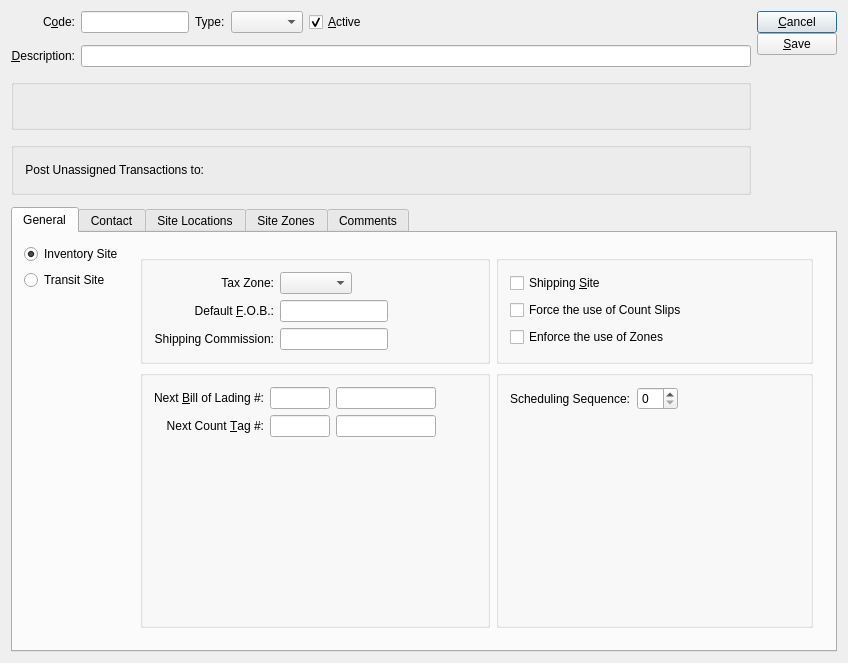
<?xml version="1.0" encoding="UTF-8"?>
<ui version="4.0">
 <comment>This file is part of the xTuple ERP: PostBooks Edition, a free and
open source Enterprise Resource Planning software suite,
Copyright (c) 1999-2011 by OpenMFG LLC, d/b/a xTuple.
It is licensed to you under the Common Public Attribution License
version 1.0, the full text of which (including xTuple-specific Exhibits)
is available at www.xtuple.com/CPAL.  By using this software, you agree
to be bound by its terms.</comment>
 <class>warehouse</class>
 <widget class="QDialog" name="warehouse">
  <property name="geometry">
   <rect>
    <x>0</x>
    <y>0</y>
    <width>848</width>
    <height>663</height>
   </rect>
  </property>
  <property name="windowTitle">
   <string>Site</string>
  </property>
  <layout class="QGridLayout" name="gridLayout_9">
   <item row="0" column="0">
    <layout class="QGridLayout" name="gridLayout_3">
     <property name="verticalSpacing">
      <number>12</number>
     </property>
     <item row="0" column="0">
      <widget class="QLabel" name="_codeLit">
       <property name="text">
        <string>C&amp;ode:</string>
       </property>
       <property name="alignment">
        <set>Qt::AlignRight|Qt::AlignTrailing|Qt::AlignVCenter</set>
       </property>
       <property name="buddy">
        <cstring>_code</cstring>
       </property>
      </widget>
     </item>
     <item row="0" column="1">
      <widget class="XLineEdit" name="_code">
       <property name="sizePolicy">
        <sizepolicy hsizetype="Preferred" vsizetype="Fixed">
         <horstretch>0</horstretch>
         <verstretch>0</verstretch>
        </sizepolicy>
       </property>
      </widget>
     </item>
     <item row="0" column="2">
      <widget class="QLabel" name="_sitetypeLit">
       <property name="text">
        <string>Type:</string>
       </property>
       <property name="buddy">
        <cstring>_sitetype</cstring>
       </property>
      </widget>
     </item>
     <item row="0" column="3">
      <widget class="XComboBox" name="_sitetype">
       <property name="allowNull">
        <bool>false</bool>
       </property>
       <property name="type">
        <enum>XComboBox::SiteTypes</enum>
       </property>
      </widget>
     </item>
     <item row="0" column="4">
      <widget class="QCheckBox" name="_active">
       <property name="text">
        <string>&amp;Active</string>
       </property>
       <property name="checked">
        <bool>true</bool>
       </property>
      </widget>
     </item>
     <item row="0" column="5">
      <spacer>
       <property name="orientation">
        <enum>Qt::Horizontal</enum>
       </property>
       <property name="sizeType">
        <enum>QSizePolicy::Expanding</enum>
       </property>
       <property name="sizeHint" stdset="0">
        <size>
         <width>78</width>
         <height>19</height>
        </size>
       </property>
      </spacer>
     </item>
     <item row="0" column="6" rowspan="4">
      <layout class="QVBoxLayout">
       <property name="spacing">
        <number>0</number>
       </property>
       <item>
        <layout class="QVBoxLayout">
         <property name="spacing">
          <number>0</number>
         </property>
         <item>
          <widget class="QPushButton" name="_close">
           <property name="enabled">
            <bool>true</bool>
           </property>
           <property name="text">
            <string>&amp;Cancel</string>
           </property>
          </widget>
         </item>
         <item>
          <widget class="QPushButton" name="_save">
           <property name="text">
            <string>&amp;Save</string>
           </property>
           <property name="autoDefault">
            <bool>true</bool>
           </property>
           <property name="default">
            <bool>false</bool>
           </property>
          </widget>
         </item>
        </layout>
       </item>
       <item>
        <spacer>
         <property name="orientation">
          <enum>Qt::Vertical</enum>
         </property>
         <property name="sizeHint" stdset="0">
          <size>
           <width>20</width>
           <height>20</height>
          </size>
         </property>
        </spacer>
       </item>
      </layout>
     </item>
     <item row="1" column="0">
      <widget class="QLabel" name="_descriptionLit">
       <property name="text">
        <string>&amp;Description:</string>
       </property>
       <property name="alignment">
        <set>Qt::AlignRight|Qt::AlignTrailing|Qt::AlignVCenter</set>
       </property>
       <property name="buddy">
        <cstring>_description</cstring>
       </property>
      </widget>
     </item>
     <item row="1" column="1" colspan="5">
      <widget class="XLineEdit" name="_description"/>
     </item>
     <item row="2" column="0" colspan="6">
      <widget class="QGroupBox" name="_addressGroup">
       <property name="title">
        <string/>
       </property>
       <layout class="QGridLayout" name="gridLayout">
        <item row="0" column="0">
         <widget class="AddressCluster" name="_address"/>
        </item>
        <item row="0" column="1">
         <spacer name="horizontalSpacer_9">
          <property name="orientation">
           <enum>Qt::Horizontal</enum>
          </property>
          <property name="sizeHint" stdset="0">
           <size>
            <width>40</width>
            <height>20</height>
           </size>
          </property>
         </spacer>
        </item>
       </layout>
      </widget>
     </item>
     <item row="3" column="0" colspan="6">
      <widget class="QGroupBox" name="_accountGroup">
       <property name="title">
        <string/>
       </property>
       <layout class="QGridLayout" name="gridLayout_14">
        <item row="0" column="0">
         <widget class="QLabel" name="_accountLit">
          <property name="text">
           <string>Post Unassigned Transactions to:</string>
          </property>
          <property name="alignment">
           <set>Qt::AlignRight|Qt::AlignTrailing|Qt::AlignVCenter</set>
          </property>
          <property name="buddy">
           <cstring>_save</cstring>
          </property>
         </widget>
        </item>
        <item row="0" column="1">
         <widget class="GLCluster" name="_account"/>
        </item>
        <item row="0" column="2">
         <spacer name="horizontalSpacer_5">
          <property name="orientation">
           <enum>Qt::Horizontal</enum>
          </property>
          <property name="sizeHint" stdset="0">
           <size>
            <width>78</width>
            <height>22</height>
           </size>
          </property>
         </spacer>
        </item>
       </layout>
       <zorder>_accountLit</zorder>
       <zorder>_account</zorder>
       <zorder>horizontalSpacer_5</zorder>
      </widget>
     </item>
     <item row="4" column="0" colspan="7">
      <widget class="QTabWidget" name="_tab">
       <property name="currentIndex">
        <number>0</number>
       </property>
       <widget class="QWidget" name="_generalTab">
        <attribute name="title">
         <string>General</string>
        </attribute>
        <layout class="QGridLayout" name="gridLayout_11">
         <item row="0" column="1">
          <widget class="QStackedWidget" name="_whsTypeStack">
           <property name="currentIndex">
            <number>0</number>
           </property>
           <widget class="QWidget" name="_standardWhsStack">
            <layout class="QGridLayout" name="gridLayout_15">
             <item row="0" column="0">
              <widget class="QGroupBox" name="_defaultGroup">
               <property name="title">
                <string/>
               </property>
               <layout class="QGridLayout" name="gridLayout_8">
                <item row="2" column="0">
                 <widget class="QLabel" name="_shipcommlit">
                  <property name="text">
                   <string>Shipping Commission:</string>
                  </property>
                  <property name="alignment">
                   <set>Qt::AlignRight|Qt::AlignTrailing|Qt::AlignVCenter</set>
                  </property>
                 </widget>
                </item>
                <item row="0" column="0">
                 <widget class="QLabel" name="_taxzoneLit">
                  <property name="text">
                   <string>Tax Zone:</string>
                  </property>
                  <property name="alignment">
                   <set>Qt::AlignRight|Qt::AlignTrailing|Qt::AlignVCenter</set>
                  </property>
                 </widget>
                </item>
                <item row="0" column="1">
                 <layout class="QHBoxLayout" name="horizontalLayout_2">
                  <item>
                   <widget class="XComboBox" name="_taxzone">
                    <property name="allowNull">
                     <bool>true</bool>
                    </property>
                    <property name="nullStr">
                     <string>None</string>
                    </property>
                    <property name="type">
                     <enum>XComboBox::TaxZones</enum>
                    </property>
                   </widget>
                  </item>
                  <item>
                   <spacer>
                    <property name="orientation">
                     <enum>Qt::Horizontal</enum>
                    </property>
                    <property name="sizeType">
                     <enum>QSizePolicy::MinimumExpanding</enum>
                    </property>
                    <property name="sizeHint" stdset="0">
                     <size>
                      <width>0</width>
                      <height>17</height>
                     </size>
                    </property>
                   </spacer>
                  </item>
                 </layout>
                </item>
                <item row="1" column="0">
                 <widget class="QLabel" name="_defaultFOBLit">
                  <property name="text">
                   <string>Default &amp;F.O.B.:</string>
                  </property>
                  <property name="alignment">
                   <set>Qt::AlignRight|Qt::AlignTrailing|Qt::AlignVCenter</set>
                  </property>
                  <property name="buddy">
                   <cstring>_defaultFOB</cstring>
                  </property>
                 </widget>
                </item>
                <item row="1" column="1">
                 <layout class="QHBoxLayout" name="horizontalLayout">
                  <item>
                   <widget class="XLineEdit" name="_defaultFOB"/>
                  </item>
                  <item>
                   <spacer name="horizontalSpacer_2">
                    <property name="orientation">
                     <enum>Qt::Horizontal</enum>
                    </property>
                    <property name="sizeHint" stdset="0">
                     <size>
                      <width>40</width>
                      <height>20</height>
                     </size>
                    </property>
                   </spacer>
                  </item>
                 </layout>
                </item>
                <item row="2" column="1">
                 <layout class="QHBoxLayout" name="horizontalLayout_3">
                  <item>
                   <widget class="XLineEdit" name="_shipcomm"/>
                  </item>
                  <item>
                   <spacer name="horizontalSpacer">
                    <property name="orientation">
                     <enum>Qt::Horizontal</enum>
                    </property>
                    <property name="sizeHint" stdset="0">
                     <size>
                      <width>40</width>
                      <height>20</height>
                     </size>
                    </property>
                   </spacer>
                  </item>
                 </layout>
                </item>
               </layout>
               <zorder>_shipcommlit</zorder>
               <zorder>_taxzoneLit</zorder>
               <zorder></zorder>
               <zorder>_defaultFOBLit</zorder>
               <zorder></zorder>
               <zorder></zorder>
              </widget>
             </item>
             <item row="0" column="1">
              <widget class="QGroupBox" name="_optionsGroup">
               <property name="title">
                <string/>
               </property>
               <layout class="QGridLayout" name="gridLayout_4">
                <item row="0" column="0">
                 <widget class="QCheckBox" name="_shipping">
                  <property name="text">
                   <string>Shipping &amp;Site</string>
                  </property>
                 </widget>
                </item>
                <item row="1" column="0">
                 <widget class="QCheckBox" name="_useSlips">
                  <property name="text">
                   <string>Force the use of Count Slips</string>
                  </property>
                 </widget>
                </item>
                <item row="2" column="0">
                 <widget class="QCheckBox" name="_useZones">
                  <property name="text">
                   <string>Enforce the use of Zones</string>
                  </property>
                 </widget>
                </item>
               </layout>
              </widget>
             </item>
             <item row="1" column="0">
              <widget class="QGroupBox" name="_numberGroup">
               <property name="title">
                <string/>
               </property>
               <layout class="QGridLayout" name="gridLayout_7">
                <item row="0" column="0">
                 <layout class="QVBoxLayout" name="verticalLayout">
                  <item>
                   <layout class="QGridLayout" name="gridLayout_5">
                    <item row="0" column="0">
                     <widget class="QLabel" name="_nextBOLNumber">
                      <property name="text">
                       <string>Next &amp;Bill of Lading #:</string>
                      </property>
                      <property name="alignment">
                       <set>Qt::AlignRight|Qt::AlignTrailing|Qt::AlignVCenter</set>
                      </property>
                      <property name="buddy">
                       <cstring>_bolPrefix</cstring>
                      </property>
                     </widget>
                    </item>
                    <item row="0" column="1">
                     <layout class="QHBoxLayout" name="horizontalLayout_8">
                      <item>
                       <widget class="XLineEdit" name="_bolPrefix">
                        <property name="sizePolicy">
                         <sizepolicy hsizetype="Fixed" vsizetype="Fixed">
                          <horstretch>0</horstretch>
                          <verstretch>0</verstretch>
                         </sizepolicy>
                        </property>
                        <property name="maximumSize">
                         <size>
                          <width>60</width>
                          <height>32767</height>
                         </size>
                        </property>
                       </widget>
                      </item>
                      <item>
                       <widget class="XLineEdit" name="_bolNumber">
                        <property name="enabled">
                         <bool>true</bool>
                        </property>
                        <property name="sizePolicy">
                         <sizepolicy hsizetype="Fixed" vsizetype="Fixed">
                          <horstretch>0</horstretch>
                          <verstretch>0</verstretch>
                         </sizepolicy>
                        </property>
                        <property name="maximumSize">
                         <size>
                          <width>100</width>
                          <height>32767</height>
                         </size>
                        </property>
                       </widget>
                      </item>
                      <item>
                       <spacer name="horizontalSpacer_6">
                        <property name="orientation">
                         <enum>Qt::Horizontal</enum>
                        </property>
                        <property name="sizeHint" stdset="0">
                         <size>
                          <width>40</width>
                          <height>20</height>
                         </size>
                        </property>
                       </spacer>
                      </item>
                     </layout>
                    </item>
                    <item row="1" column="0">
                     <widget class="QLabel" name="_nextCountTagNumberLit">
                      <property name="text">
                       <string>Next Count &amp;Tag #:</string>
                      </property>
                      <property name="alignment">
                       <set>Qt::AlignRight|Qt::AlignTrailing|Qt::AlignVCenter</set>
                      </property>
                      <property name="buddy">
                       <cstring>_countTagPrefix</cstring>
                      </property>
                     </widget>
                    </item>
                    <item row="1" column="1">
                     <layout class="QHBoxLayout" name="horizontalLayout_9">
                      <item>
                       <widget class="XLineEdit" name="_countTagPrefix">
                        <property name="sizePolicy">
                         <sizepolicy hsizetype="Fixed" vsizetype="Fixed">
                          <horstretch>0</horstretch>
                          <verstretch>0</verstretch>
                         </sizepolicy>
                        </property>
                        <property name="maximumSize">
                         <size>
                          <width>60</width>
                          <height>32767</height>
                         </size>
                        </property>
                       </widget>
                      </item>
                      <item>
                       <widget class="XLineEdit" name="_countTagNumber">
                        <property name="enabled">
                         <bool>true</bool>
                        </property>
                        <property name="sizePolicy">
                         <sizepolicy hsizetype="Fixed" vsizetype="Fixed">
                          <horstretch>0</horstretch>
                          <verstretch>0</verstretch>
                         </sizepolicy>
                        </property>
                        <property name="maximumSize">
                         <size>
                          <width>100</width>
                          <height>32767</height>
                         </size>
                        </property>
                       </widget>
                      </item>
                      <item>
                       <spacer name="horizontalSpacer_7">
                        <property name="orientation">
                         <enum>Qt::Horizontal</enum>
                        </property>
                        <property name="sizeHint" stdset="0">
                         <size>
                          <width>40</width>
                          <height>20</height>
                         </size>
                        </property>
                       </spacer>
                      </item>
                     </layout>
                    </item>
                   </layout>
                  </item>
                  <item>
                   <spacer name="verticalSpacer">
                    <property name="orientation">
                     <enum>Qt::Vertical</enum>
                    </property>
                    <property name="sizeHint" stdset="0">
                     <size>
                      <width>17</width>
                      <height>64</height>
                     </size>
                    </property>
                   </spacer>
                  </item>
                 </layout>
                </item>
               </layout>
              </widget>
             </item>
             <item row="1" column="1">
              <widget class="QGroupBox" name="_planGroup">
               <property name="title">
                <string/>
               </property>
               <layout class="QGridLayout" name="gridLayout_10">
                <item row="0" column="0">
                 <layout class="QVBoxLayout" name="verticalLayout_3">
                  <item>
                   <layout class="QHBoxLayout" name="horizontalLayout_7">
                    <item>
                     <widget class="QLabel" name="_sequenceLit">
                      <property name="text">
                       <string>Scheduling Sequence:</string>
                      </property>
                      <property name="buddy">
                       <cstring>_sitetype</cstring>
                      </property>
                     </widget>
                    </item>
                    <item>
                     <widget class="XSpinBox" name="_sequence"/>
                    </item>
                    <item>
                     <spacer name="horizontalSpacer_8">
                      <property name="orientation">
                       <enum>Qt::Horizontal</enum>
                      </property>
                      <property name="sizeHint" stdset="0">
                       <size>
                        <width>40</width>
                        <height>20</height>
                       </size>
                      </property>
                     </spacer>
                    </item>
                   </layout>
                  </item>
                  <item>
                   <spacer name="verticalSpacer_3">
                    <property name="orientation">
                     <enum>Qt::Vertical</enum>
                    </property>
                    <property name="sizeHint" stdset="0">
                     <size>
                      <width>20</width>
                      <height>40</height>
                     </size>
                    </property>
                   </spacer>
                  </item>
                 </layout>
                </item>
               </layout>
              </widget>
             </item>
            </layout>
           </widget>
           <widget class="QWidget" name="_transitWhsStack">
            <layout class="QGridLayout" name="gridLayout_12">
             <item row="0" column="0">
              <widget class="QGroupBox" name="_transitGroup">
               <property name="title">
                <string/>
               </property>
               <layout class="QGridLayout" name="gridLayout_6">
                <item row="0" column="0">
                 <widget class="QLabel" name="_shipviaLit">
                  <property name="text">
                   <string>Default Ship-Via:</string>
                  </property>
                  <property name="alignment">
                   <set>Qt::AlignRight|Qt::AlignTrailing|Qt::AlignVCenter</set>
                  </property>
                 </widget>
                </item>
                <item row="0" column="1">
                 <layout class="QHBoxLayout" name="horizontalLayout_6">
                  <item>
                   <widget class="XComboBox" name="_shipvia">
                    <property name="allowNull">
                     <bool>true</bool>
                    </property>
                    <property name="type">
                     <enum>XComboBox::ShipVias</enum>
                    </property>
                   </widget>
                  </item>
                  <item>
                   <spacer name="horizontalSpacer_3">
                    <property name="orientation">
                     <enum>Qt::Horizontal</enum>
                    </property>
                    <property name="sizeHint" stdset="0">
                     <size>
                      <width>40</width>
                      <height>20</height>
                     </size>
                    </property>
                   </spacer>
                  </item>
                 </layout>
                </item>
                <item row="1" column="0">
                 <widget class="QLabel" name="_shipformLit">
                  <property name="text">
                   <string>Default Shipping Form:</string>
                  </property>
                  <property name="alignment">
                   <set>Qt::AlignRight|Qt::AlignTrailing|Qt::AlignVCenter</set>
                  </property>
                  <property name="buddy">
                   <cstring>_shipform</cstring>
                  </property>
                 </widget>
                </item>
                <item row="1" column="1">
                 <layout class="QHBoxLayout" name="horizontalLayout_5">
                  <item>
                   <widget class="XComboBox" name="_shipform">
                    <property name="allowNull">
                     <bool>false</bool>
                    </property>
                    <property name="type">
                     <enum>XComboBox::ShippingForms</enum>
                    </property>
                   </widget>
                  </item>
                  <item>
                   <spacer>
                    <property name="orientation">
                     <enum>Qt::Horizontal</enum>
                    </property>
                    <property name="sizeHint" stdset="0">
                     <size>
                      <width>40</width>
                      <height>20</height>
                     </size>
                    </property>
                   </spacer>
                  </item>
                 </layout>
                </item>
                <item row="2" column="0">
                 <widget class="QLabel" name="_costcatLit">
                  <property name="text">
                   <string>Default Cost Category:</string>
                  </property>
                  <property name="alignment">
                   <set>Qt::AlignRight|Qt::AlignTrailing|Qt::AlignVCenter</set>
                  </property>
                  <property name="buddy">
                   <cstring>_costcat</cstring>
                  </property>
                 </widget>
                </item>
                <item row="2" column="1">
                 <layout class="QHBoxLayout" name="horizontalLayout_4">
                  <item>
                   <widget class="XComboBox" name="_costcat">
                    <property name="allowNull">
                     <bool>true</bool>
                    </property>
                    <property name="type">
                     <enum>XComboBox::CostCategories</enum>
                    </property>
                   </widget>
                  </item>
                  <item>
                   <spacer name="horizontalSpacer_4">
                    <property name="orientation">
                     <enum>Qt::Horizontal</enum>
                    </property>
                    <property name="sizeHint" stdset="0">
                     <size>
                      <width>40</width>
                      <height>20</height>
                     </size>
                    </property>
                   </spacer>
                  </item>
                 </layout>
                </item>
                <item row="3" column="0" colspan="2">
                 <layout class="QVBoxLayout" name="verticalLayout_2">
                  <property name="spacing">
                   <number>0</number>
                  </property>
                  <item>
                   <widget class="QLabel" name="_shipcommentsLit">
                    <property name="text">
                     <string>Shipping Comments:</string>
                    </property>
                    <property name="alignment">
                     <set>Qt::AlignLeading|Qt::AlignLeft|Qt::AlignVCenter</set>
                    </property>
                   </widget>
                  </item>
                  <item>
                   <widget class="XTextEdit" name="_shipcomments"/>
                  </item>
                 </layout>
                </item>
               </layout>
              </widget>
             </item>
            </layout>
           </widget>
          </widget>
         </item>
         <item row="0" column="0">
          <layout class="QVBoxLayout" name="verticalLayout_4">
           <item>
            <widget class="QRadioButton" name="_standard">
             <property name="text">
              <string>Inventory Site</string>
             </property>
             <property name="checked">
              <bool>true</bool>
             </property>
            </widget>
           </item>
           <item>
            <widget class="QRadioButton" name="_transit">
             <property name="text">
              <string>Transit Site</string>
             </property>
            </widget>
           </item>
           <item>
            <spacer>
             <property name="orientation">
              <enum>Qt::Vertical</enum>
             </property>
             <property name="sizeHint" stdset="0">
              <size>
               <width>20</width>
               <height>0</height>
              </size>
             </property>
            </spacer>
           </item>
          </layout>
         </item>
        </layout>
        <zorder>_whsTypeStack</zorder>
        <zorder></zorder>
       </widget>
       <widget class="QWidget" name="_contacttab">
        <attribute name="title">
         <string>Contact</string>
        </attribute>
        <layout class="QGridLayout" name="gridLayout_13">
         <item row="0" column="0">
          <widget class="QGroupBox" name="_contactGroup">
           <property name="title">
            <string/>
           </property>
           <layout class="QGridLayout" name="gridLayout_2">
            <item row="0" column="0">
             <widget class="ContactCluster" name="_contact">
              <property name="minimalLayout">
               <bool>true</bool>
              </property>
             </widget>
            </item>
            <item row="0" column="1">
             <spacer name="horizontalSpacer_10">
              <property name="orientation">
               <enum>Qt::Horizontal</enum>
              </property>
              <property name="sizeHint" stdset="0">
               <size>
                <width>40</width>
                <height>20</height>
               </size>
              </property>
             </spacer>
            </item>
           </layout>
          </widget>
         </item>
         <item row="1" column="0">
          <spacer name="verticalSpacer_2">
           <property name="orientation">
            <enum>Qt::Vertical</enum>
           </property>
           <property name="sizeHint" stdset="0">
            <size>
             <width>20</width>
             <height>133</height>
            </size>
           </property>
          </spacer>
         </item>
        </layout>
       </widget>
       <widget class="QWidget" name="_locationsTab">
        <attribute name="title">
         <string>Site Locations</string>
        </attribute>
        <layout class="QGridLayout" name="gridLayout_17">
         <item row="0" column="0">
          <widget class="QGroupBox" name="_arblGroup">
           <property name="title">
            <string>Enforce ARBL Naming Convention</string>
           </property>
           <property name="checkable">
            <bool>true</bool>
           </property>
           <layout class="QGridLayout" name="gridLayout_16">
            <item row="0" column="0">
             <widget class="QLabel" name="_aisleSizeLit">
              <property name="text">
               <string>Aisle Size:</string>
              </property>
              <property name="alignment">
               <set>Qt::AlignRight|Qt::AlignTrailing|Qt::AlignVCenter</set>
              </property>
             </widget>
            </item>
            <item row="0" column="1">
             <widget class="QSpinBox" name="_aisleSize">
              <property name="minimumSize">
               <size>
                <width>40</width>
                <height>0</height>
               </size>
              </property>
             </widget>
            </item>
            <item row="0" column="2">
             <widget class="QCheckBox" name="_aisleAlpha">
              <property name="sizePolicy">
               <sizepolicy hsizetype="Minimum" vsizetype="Minimum">
                <horstretch>0</horstretch>
                <verstretch>0</verstretch>
               </sizepolicy>
              </property>
              <property name="text">
               <string>Allow Alpha Characters</string>
              </property>
             </widget>
            </item>
            <item row="1" column="0">
             <widget class="QLabel" name="_rackSizeLit">
              <property name="text">
               <string>Rack Size:</string>
              </property>
              <property name="alignment">
               <set>Qt::AlignRight|Qt::AlignTrailing|Qt::AlignVCenter</set>
              </property>
             </widget>
            </item>
            <item row="1" column="1">
             <widget class="QSpinBox" name="_rackSize">
              <property name="minimumSize">
               <size>
                <width>40</width>
                <height>0</height>
               </size>
              </property>
             </widget>
            </item>
            <item row="1" column="2">
             <widget class="QCheckBox" name="_rackAlpha">
              <property name="sizePolicy">
               <sizepolicy hsizetype="Minimum" vsizetype="Minimum">
                <horstretch>0</horstretch>
                <verstretch>0</verstretch>
               </sizepolicy>
              </property>
              <property name="text">
               <string>Allow Alpha Characters</string>
              </property>
             </widget>
            </item>
            <item row="2" column="0">
             <widget class="QLabel" name="_binSizeLit">
              <property name="text">
               <string>Bin Size:</string>
              </property>
              <property name="alignment">
               <set>Qt::AlignRight|Qt::AlignTrailing|Qt::AlignVCenter</set>
              </property>
             </widget>
            </item>
            <item row="2" column="1">
             <widget class="QSpinBox" name="_binSize">
              <property name="minimumSize">
               <size>
                <width>40</width>
                <height>0</height>
               </size>
              </property>
             </widget>
            </item>
            <item row="2" column="2">
             <widget class="QCheckBox" name="_binAlpha">
              <property name="sizePolicy">
               <sizepolicy hsizetype="Minimum" vsizetype="Minimum">
                <horstretch>0</horstretch>
                <verstretch>0</verstretch>
               </sizepolicy>
              </property>
              <property name="text">
               <string>Allow Alpha Characters</string>
              </property>
             </widget>
            </item>
            <item row="3" column="0">
             <widget class="QLabel" name="_locationSizeLit">
              <property name="text">
               <string>Location Size:</string>
              </property>
              <property name="alignment">
               <set>Qt::AlignRight|Qt::AlignTrailing|Qt::AlignVCenter</set>
              </property>
             </widget>
            </item>
            <item row="3" column="1">
             <widget class="QSpinBox" name="_locationSize">
              <property name="minimumSize">
               <size>
                <width>40</width>
                <height>0</height>
               </size>
              </property>
             </widget>
            </item>
            <item row="3" column="2">
             <widget class="QCheckBox" name="_locationAlpha">
              <property name="sizePolicy">
               <sizepolicy hsizetype="Minimum" vsizetype="Minimum">
                <horstretch>0</horstretch>
                <verstretch>0</verstretch>
               </sizepolicy>
              </property>
              <property name="text">
               <string>Allow Alpha Characters</string>
              </property>
             </widget>
            </item>
            <item row="1" column="3">
             <spacer>
              <property name="orientation">
               <enum>Qt::Horizontal</enum>
              </property>
              <property name="sizeHint" stdset="0">
               <size>
                <width>248</width>
                <height>20</height>
               </size>
              </property>
             </spacer>
            </item>
           </layout>
          </widget>
         </item>
         <item row="1" column="0">
          <spacer>
           <property name="orientation">
            <enum>Qt::Vertical</enum>
           </property>
           <property name="sizeHint" stdset="0">
            <size>
             <width>20</width>
             <height>40</height>
            </size>
           </property>
          </spacer>
         </item>
        </layout>
       </widget>
       <widget class="QWidget" name="_zonesTab">
        <attribute name="title">
         <string>Site Zones</string>
        </attribute>
        <layout class="QGridLayout" name="gridLayout_18">
         <item row="0" column="0">
          <layout class="QHBoxLayout">
           <property name="spacing">
            <number>8</number>
           </property>
           <item>
            <widget class="XTreeWidget" name="_whsezone">
             <property name="sizePolicy">
              <sizepolicy hsizetype="Expanding" vsizetype="Expanding">
               <horstretch>0</horstretch>
               <verstretch>0</verstretch>
              </sizepolicy>
             </property>
             <property name="minimumSize">
              <size>
               <width>0</width>
               <height>100</height>
              </size>
             </property>
             <property name="columnCount">
              <number>0</number>
             </property>
            </widget>
           </item>
           <item>
            <layout class="QVBoxLayout">
             <property name="spacing">
              <number>0</number>
             </property>
             <item>
              <widget class="QPushButton" name="_new">
               <property name="text">
                <string>&amp;New</string>
               </property>
              </widget>
             </item>
             <item>
              <widget class="QPushButton" name="_edit">
               <property name="enabled">
                <bool>false</bool>
               </property>
               <property name="text">
                <string>&amp;Edit</string>
               </property>
              </widget>
             </item>
             <item>
              <widget class="QPushButton" name="_delete">
               <property name="enabled">
                <bool>false</bool>
               </property>
               <property name="text">
                <string>&amp;Delete</string>
               </property>
              </widget>
             </item>
             <item>
              <spacer>
               <property name="orientation">
                <enum>Qt::Vertical</enum>
               </property>
               <property name="sizeType">
                <enum>QSizePolicy::Expanding</enum>
               </property>
               <property name="sizeHint" stdset="0">
                <size>
                 <width>20</width>
                 <height>0</height>
                </size>
               </property>
              </spacer>
             </item>
            </layout>
           </item>
          </layout>
         </item>
        </layout>
       </widget>
       <widget class="QWidget" name="_commentsTab">
        <attribute name="title">
         <string>Comments</string>
        </attribute>
        <layout class="QGridLayout" name="gridLayout_19">
         <item row="0" column="0">
          <widget class="Comments" name="_comments">
           <property name="type">
            <enum>Comments::Warehouse</enum>
           </property>
          </widget>
         </item>
        </layout>
       </widget>
      </widget>
     </item>
    </layout>
   </item>
  </layout>
 </widget>
 <layoutdefault spacing="6" margin="11"/>
 <pixmapfunction>qPixmapFromMimeSource</pixmapfunction>
 <customwidgets>
  <customwidget>
   <class>AddressCluster</class>
   <extends>QWidget</extends>
   <header>addresscluster.h</header>
  </customwidget>
  <customwidget>
   <class>Comments</class>
   <extends>QWidget</extends>
   <header>comments.h</header>
  </customwidget>
  <customwidget>
   <class>ContactCluster</class>
   <extends>QWidget</extends>
   <header>contactcluster.h</header>
  </customwidget>
  <customwidget>
   <class>GLCluster</class>
   <extends>QWidget</extends>
   <header>glcluster.h</header>
  </customwidget>
  <customwidget>
   <class>XComboBox</class>
   <extends>QComboBox</extends>
   <header>xcombobox.h</header>
  </customwidget>
  <customwidget>
   <class>XLineEdit</class>
   <extends>QLineEdit</extends>
   <header>xlineedit.h</header>
   <container>1</container>
  </customwidget>
  <customwidget>
   <class>XSpinBox</class>
   <extends>QSpinBox</extends>
   <header>xspinbox.h</header>
  </customwidget>
  <customwidget>
   <class>XTreeWidget</class>
   <extends>QTreeWidget</extends>
   <header>xtreewidget.h</header>
   <container>1</container>
  </customwidget>
  <customwidget>
   <class>XTextEdit</class>
   <extends>QTextEdit</extends>
   <header>xtextedit.h</header>
  </customwidget>
 </customwidgets>
 <tabstops>
  <tabstop>_code</tabstop>
  <tabstop>_sitetype</tabstop>
  <tabstop>_active</tabstop>
  <tabstop>_description</tabstop>
  <tabstop>_account</tabstop>
  <tabstop>_bolPrefix</tabstop>
  <tabstop>_bolNumber</tabstop>
  <tabstop>_countTagPrefix</tabstop>
  <tabstop>_countTagNumber</tabstop>
  <tabstop>_shipping</tabstop>
  <tabstop>_useSlips</tabstop>
  <tabstop>_useZones</tabstop>
  <tabstop>_taxzone</tabstop>
  <tabstop>_defaultFOB</tabstop>
  <tabstop>_tab</tabstop>
  <tabstop>_shipform</tabstop>
  <tabstop>_shipcomments</tabstop>
  <tabstop>_arblGroup</tabstop>
  <tabstop>_aisleSize</tabstop>
  <tabstop>_aisleAlpha</tabstop>
  <tabstop>_rackSize</tabstop>
  <tabstop>_rackAlpha</tabstop>
  <tabstop>_binSize</tabstop>
  <tabstop>_binAlpha</tabstop>
  <tabstop>_locationSize</tabstop>
  <tabstop>_locationAlpha</tabstop>
  <tabstop>_whsezone</tabstop>
  <tabstop>_new</tabstop>
  <tabstop>_edit</tabstop>
  <tabstop>_delete</tabstop>
  <tabstop>_save</tabstop>
  <tabstop>_close</tabstop>
 </tabstops>
 <resources/>
 <connections>
  <connection>
   <sender>_close</sender>
   <signal>clicked()</signal>
   <receiver>warehouse</receiver>
   <slot>reject()</slot>
   <hints>
    <hint type="sourcelabel">
     <x>20</x>
     <y>20</y>
    </hint>
    <hint type="destinationlabel">
     <x>20</x>
     <y>20</y>
    </hint>
   </hints>
  </connection>
 </connections>
</ui>
